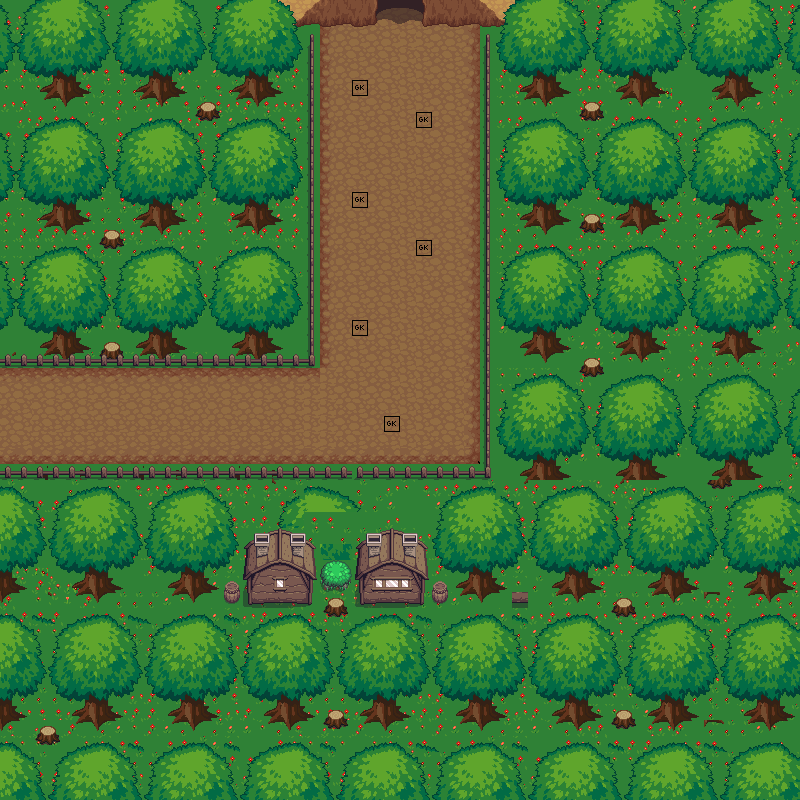

Rendered tile map (Tiled .tmx) drawn with the repository's tilesets; below, a short description and the map source with its tile grids summarised:
An orthogonal 50x50 tile map with 16x16 px tiles, 4 tile layers (fondo, decoracion, colision, entities), 3 tilesets.

<map version="1.10" tiledversion="1.10.2" orientation="orthogonal" renderorder="right-down" width="50" height="50" tilewidth="16" tileheight="16" infinite="0" nextlayerid="5" nextobjectid="1">
 <tileset firstgid="1" source="asdafasdf.tsx" />
 <tileset firstgid="4097" source="casas.tsx" />
 <tileset firstgid="5537" source="Entities.tsx" />
 <layer id="1" name="fondo" width="50" height="50">
  <data>[2500 cells, 2500 non-empty, 25 distinct tile ids]</data>
 </layer>
 <layer id="3" name="decoracion" width="50" height="50">
  <data>[2500 cells, 1984 non-empty, 94 distinct tile ids]</data>
 </layer>
 <layer id="2" name="colision" width="50" height="50">
  <data>[2500 cells, 140 non-empty, 39 distinct tile ids]</data>
 </layer>
 <layer id="4" name="entities" width="50" height="50">
  <data>[2500 cells, 6 non-empty, 1 distinct tile ids]</data>
 </layer>
</map>
